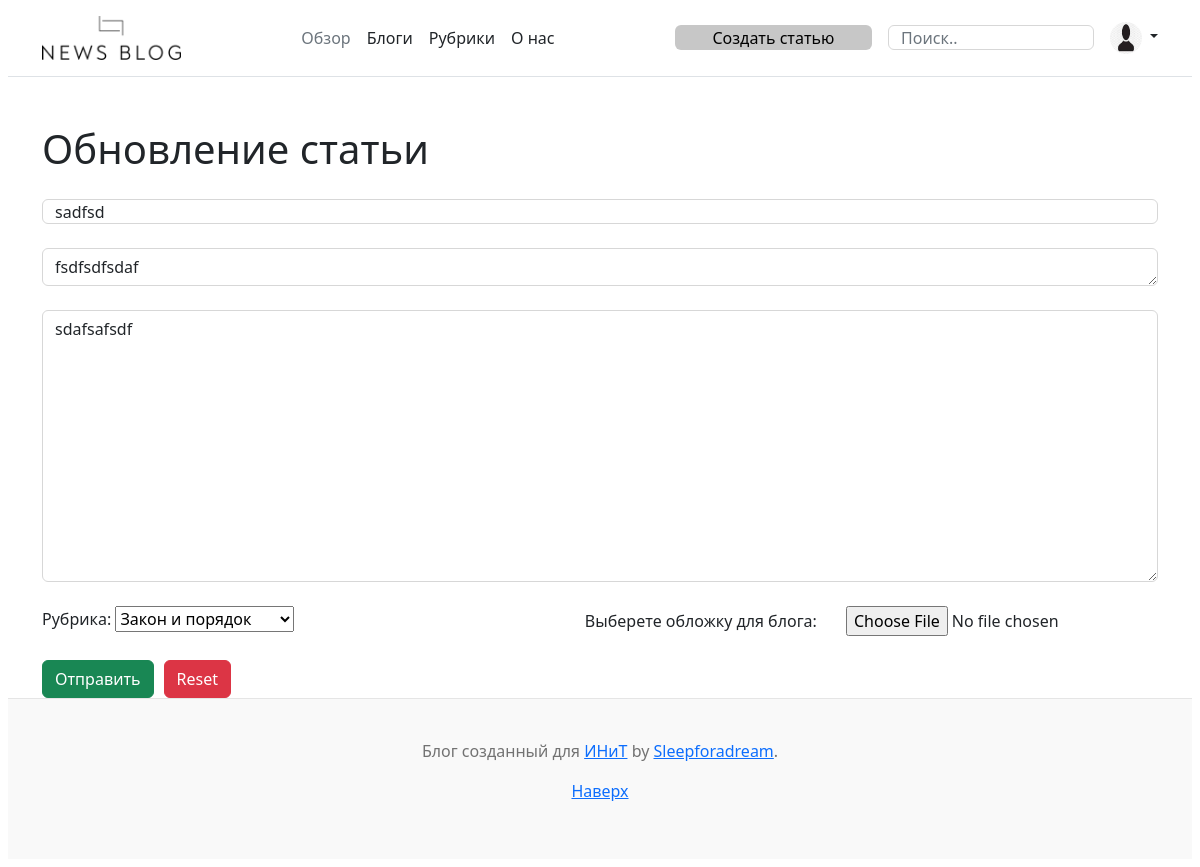
/posts/4/update, run on the app's committed database.
### app.py (models this page shows, shortened)
class Article(db.Model):
    id = db.Column(db.Integer, primary_key=True)
    title = db.Column(db.String(300), nullable=False)
    intro = db.Column(db.String(100), nullable=False)
    text = db.Column(db.Text, nullable=False)
    heading = db.Column(db.String(100), nullable=False)
    date = db.Column(db.DateTime, default=datetime.utcnow)
    imgpath = db.Column(db.String(300), nullable=True)
    author = db.Column(db.String(300),  nullable=False)
    private = db.Column(db.String(100))

### app.py (the view)
@app.route('/posts/<int:id>/update', methods=['POST', 'GET'])
def post_update(id):
    article = Article.query.get(id)
    if request.method == "POST":
        article.title = request.form['title']
        article.intro = request.form['intro']
        article.text = request.form['text']
        article.heading = request.form['heading']
        if len(article.title) >= 60 or len(article.intro) >= 200 or len(article.text) >= 10000:
            return "Слишком большое колличство символов в строке"
        img = request.files['img']
        if img.filename != "":
            if os.path.exists('static\\img\\articles\\' + str(article.id)):
                imgpath = 'static\\img\\articles\\' + str(article.id) + '\\' + img.filename
                img.save(imgpath)
                article.imgpath = imgpath
            else:
                os.mkdir('static\\img\\articles\\' + str(article.id))
                imgpath = 'static\\img\\articles\\' + str(article.id) + '\\' + img.filename
                img.save(imgpath)
                article.imgpath = imgpath
        try:
            db.session.commit()
            return redirect('/posts')
        except:
            return "При обновлении статьи произошла ошибка"
    else:
        return render_template("post_update.html", article=article)

### templates/post_update.html (shortened to what this page needs)
{% extends 'base.html' %}
{% block body %}
<div class="container mt-5">
    <h1>Обновление статьи</h1>
    <form method="post" enctype="multipart/form-data">
        <input type="text" name="title" id="title" class="form-control" value="{{ article.title }}"
               placeholder="Введите название"><br>
        <textarea name="intro" id="intro" class="form-control"
                  placeholder="Введите анонс">{{ article.intro }}</textarea><br>
        <textarea style="width:100%; height:17em;" name="text" id="text" class="form-control"
                  placeholder="Введите основной текст">{{ article.text }}</textarea><br>
        <div class="select-headings">
            <div class="image-upload-heading">
                <div class="heading-selector">Рубрика:
                    <select name="heading" id="heading">
                        <option value="{{ article.heading }}" hidden="">{{ article.heading }}</option>
                    </select>
                </div>
                <div class="image-selector">
                    <label class="label-upload-image" for="img">Выберете обложку для блога:</label>
                    <input class="button-upload-image" type="file" name="img" id="img" accept="image/jpeg,image/png">
                </div>
            </div>
        </div>
        <br>
        <div class="upload-image">
            <input type="submit" class="btn btn-submit" value="Отправить">
            <input class="btn btn-danger reset-button" type="reset">
        </div>
    </form>
</div>
{% endblock %}

### data on the page
Article: title "sadfsd", intro "fsdfsdfsdaf", text "sdafsafsdf", heading "Закон и порядок"
